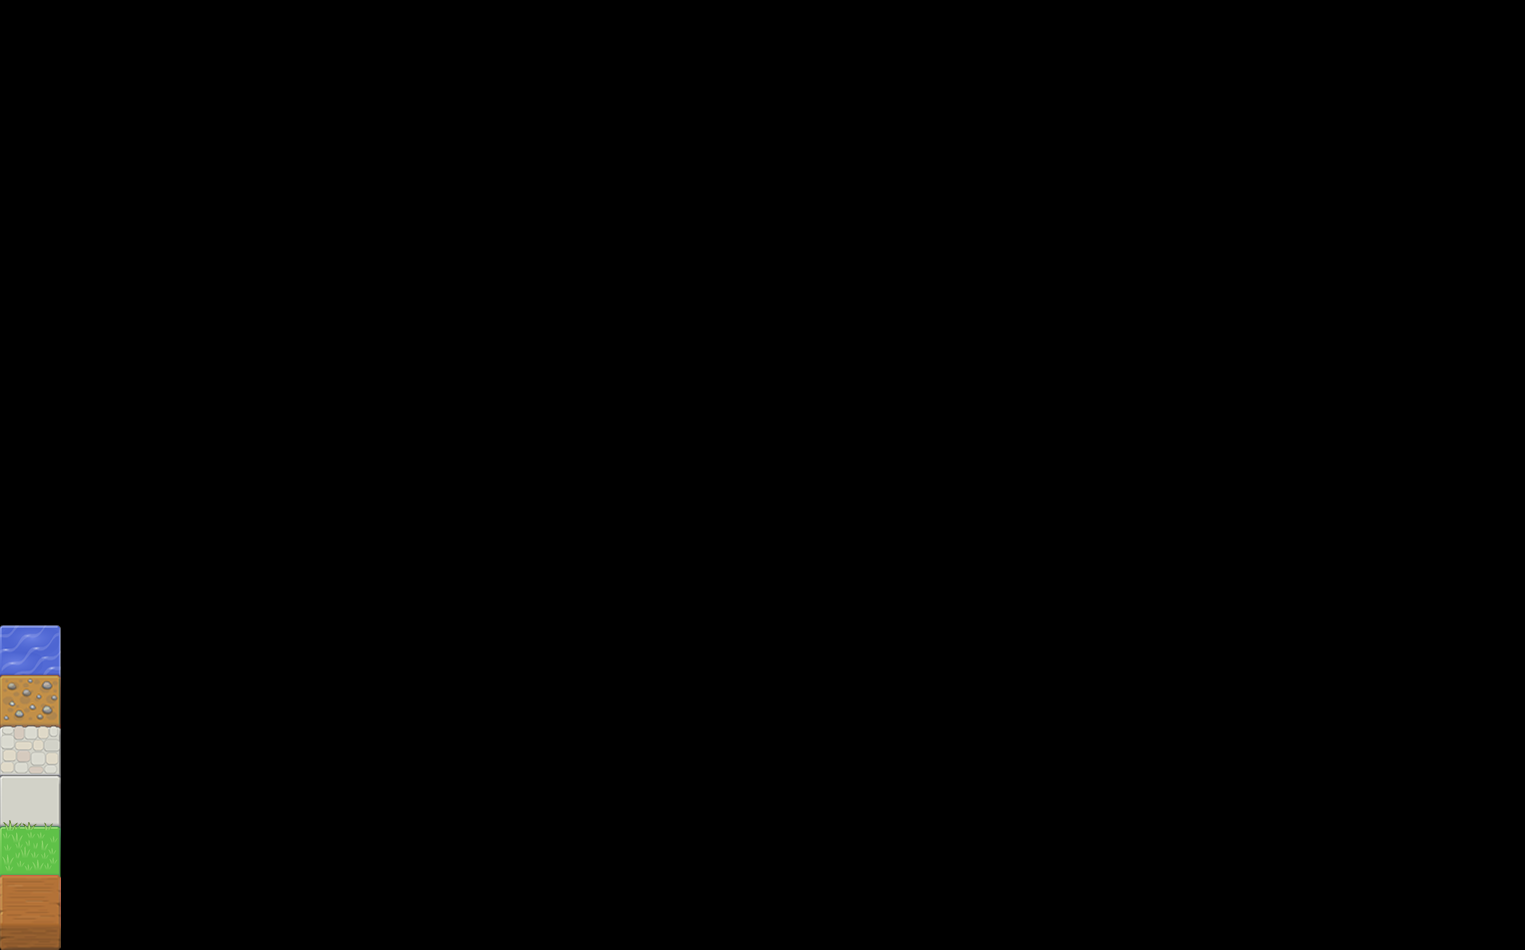

This is a level from a 2D game, rendered from its Tiled map with the project's own tilesets. A one-line summary and the map file follow, with tile-layer data summarised:
An orthogonal 25x38 tile map with 61x25 px tiles, 6 tile layers (PF Layer 0, PF Layer 1, PF Layer 2, PF Layer 3, ...), 2 tilesets.

<map version="1.0" orientation="orthogonal" width="25" height="38" tilewidth="61" tileheight="25">
 <tileset firstgid="1" source="PF_Objects.tsx" />
 <tileset firstgid="55" source="mark.tsx" />
 <layer name="PF Layer 0" width="25" height="38">
  <data>[950 cells, 950 non-empty, 7 distinct tile ids]</data>
 </layer>
 <layer name="PF Layer 1" width="25" height="38">
  <data>[950 cells, 950 non-empty, 1 distinct tile ids]</data>
 </layer>
 <layer name="PF Layer 2" width="25" height="38">
  <data>[950 cells, 950 non-empty, 1 distinct tile ids]</data>
 </layer>
 <layer name="PF Layer 3" width="25" height="38">
  <data>[950 cells, 950 non-empty, 1 distinct tile ids]</data>
 </layer>
 <layer name="PF Layer 4" width="25" height="38">
  <data>[950 cells, 950 non-empty, 1 distinct tile ids]</data>
 </layer>
 <layer name="PF Layer 5" width="25" height="38">
  <data>[950 cells, 950 non-empty, 1 distinct tile ids]</data>
 </layer>
</map>
